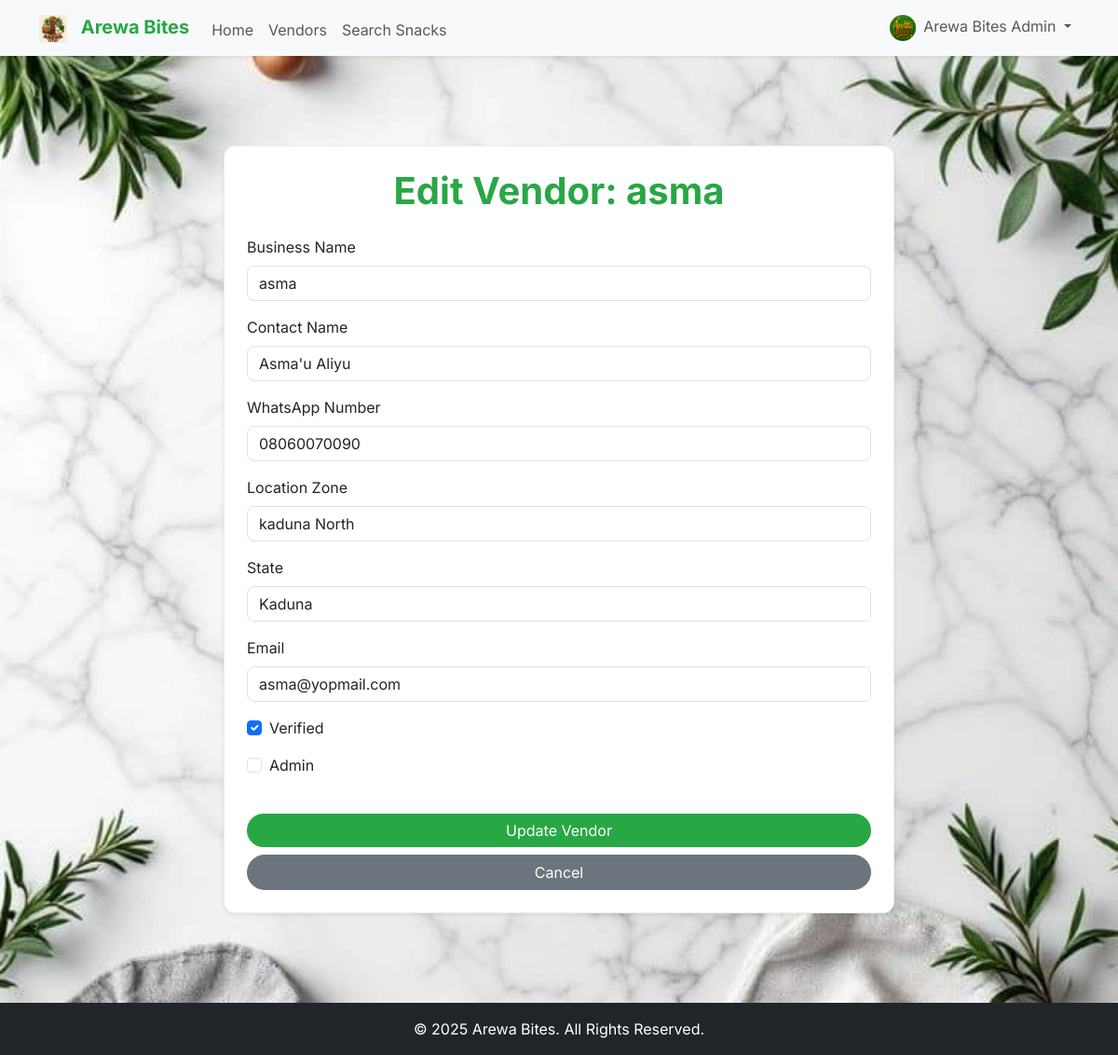
/admin/edit_vendor/1 (signed in), run on the app's committed database.
### app/models.py (models this page shows, shortened)
class Vendor(db.Model, UserMixin):
    id = db.Column(db.Integer, primary_key=True)
    business_name = db.Column(db.String(100), unique=True, nullable=False)
    contact_name = db.Column(db.String(100), nullable=False)
    whatsapp_number = db.Column(db.String(20), unique=True, nullable=False)
    location_zone = db.Column(db.String(100), nullable=False)
    state = db.Column(db.String(100), nullable=False)
    email = db.Column(db.String(120), unique=True, nullable=False)
    password = db.Column(db.String(200), nullable=False)
    logo_url = db.Column(db.String(200), nullable=False, default='logos/default.png')
    is_admin = db.Column(db.Boolean, default=False)
    is_verified = db.Column(db.Boolean, default=False)
    referral_code = db.Column(db.String(10), unique=True, nullable=False)
    referred_by = db.Column(db.Integer, db.ForeignKey('vendor.id'))
    snacks = db.relationship('Snack', backref='vendor', lazy=True, cascade="all, delete-orphan")
    referrals = db.relationship('Vendor', backref=db.backref('referrer', remote_side=[id]), lazy=True)

### app/routes.py (the view)
@main.route("/admin/edit_vendor/<int:vendor_id>", methods=['GET', 'POST'])
@admin_only
def admin_edit_vendor(vendor_id):
    vendor = db.session.get(Vendor, vendor_id)
    if not vendor:
        flash('Vendor not found.', 'danger')
        return redirect(url_for('main.admin_dashboard'))
    form = VendorEditForm(obj=vendor)
    if form.validate_on_submit():
        form.populate_obj(vendor)
        db.session.commit()
        flash('Vendor details updated successfully!', 'success')
        return redirect(url_for('main.admin_dashboard'))
    return render_template('admin_edit_vendor.html', form=form, vendor=vendor)

### app/forms.py
class VendorEditForm(FlaskForm):
    business_name = StringField('Business Name', validators=[DataRequired(), Length(min=2, max=100)])
    contact_name = StringField('Contact Name', validators=[DataRequired(), Length(min=2, max=100)])
    whatsapp_number = StringField('WhatsApp Number', validators=[DataRequired(), Length(min=10, max=20)])
    location_zone = StringField('Location Zone', validators=[DataRequired(), Length(min=2, max=100)])
    state = StringField('State', validators=[DataRequired(), Length(min=2, max=100)])
    email = StringField('Email', validators=[DataRequired(), Email()])
    is_verified = BooleanField('Verified')
    is_admin = BooleanField('Admin')
    submit = SubmitField('Update Vendor')

### app/__init__.py (called while the page is built)
def create_app(config_class=Config):
    app = Flask(__name__)
    app.config.from_object(config_class)
    db.init_app(app)
    bcrypt.init_app(app)
    login_manager.init_app(app)
    csrf.init_app(app)
    migrate.init_app(app, db)
    socketio.init_app(app)
    @app.context_processor
    def inject_globals():
        current_vendor = None
        if 'vendor_id' in session:
            from app.models import Vendor
            current_vendor = db.session.get(Vendor, session.get('vendor_id'))
        return {
            'now': datetime.utcnow(),
            'current_vendor': current_vendor
        }
    from app.routes import main
    app.register_blueprint(main)
    return app

### app/routes.py (called while the page is built)
@login_manager.user_loader
def load_user(user_id):
    return db.session.get(Vendor, int(user_id))

def admin_only(f):
    @wraps(f)
    def decorated_function(*args, **kwargs):
        vendor_id = session.get('vendor_id')
        if not vendor_id:
            flash('Please log in to access this page.', 'danger')
            return redirect(url_for('main.login'))
        vendor = db.session.get(Vendor, vendor_id)
        if not vendor or not vendor.is_admin:
            flash('You do not have permission to access this page.', 'danger')
            return redirect(url_for('main.home'))
        return f(*args, **kwargs)
    return decorated_function

@main.context_processor
def inject_globals():
    current_vendor = None
    if 'vendor_id' in session:
        current_vendor = db.session.get(Vendor, session.get('vendor_id'))
    return {
        'now': datetime.utcnow(),
        'current_vendor': current_vendor
    }

### app/templates/admin_edit_vendor.html (shortened to what this page needs)
{% extends "base.html" %}
{% block content %}
<div class="container my-5">
    <div class="row justify-content-center">
        <div class="col-md-8">
            <div class="card p-4 shadow-sm arewa-card">
                <h1 class="text-center arewa-text-green mb-4 fw-bold">Edit Vendor: {{ vendor.business_name }}</h1>
                <form method="POST" action="{{ url_for('main.admin_edit_vendor', vendor_id=vendor.id) }}" novalidate>
                    <div class="mb-3">
                        {{ form.business_name.label(class="form-label") }}
                        {{ form.business_name(class="form-control") }}
                    </div>
                    <div class="mb-3">
                        {{ form.contact_name.label(class="form-label") }}
                        {{ form.contact_name(class="form-control") }}
                    </div>
                    <div class="mb-3">
                        {{ form.whatsapp_number.label(class="form-label") }}
                        {{ form.whatsapp_number(class="form-control") }}
                    </div>
                    <div class="mb-3">
                        {{ form.location_zone.label(class="form-label") }}
                        {{ form.location_zone(class="form-control") }}
                    </div>
                    <div class="mb-3">
                        {{ form.state.label(class="form-label") }}
                        {{ form.state(class="form-control") }}
                    </div>
                    <div class="mb-3">
                        {{ form.email.label(class="form-label") }}
                        {{ form.email(class="form-control") }}
                    </div>
                    <div class="form-check mb-3">
                        {{ form.is_verified(class="form-check-input") }}
                        {{ form.is_verified.label(class="form-check-label") }}
                    </div>
                    <div class="form-check mb-3">
                        {{ form.is_admin(class="form-check-input") }}
                        {{ form.is_admin.label(class="form-check-label") }}
                    </div>
                    <div class="d-grid gap-2">
                        {{ form.submit(class="btn btn-arewa-primary w-100 mt-4 rounded-pill") }}
                        <a href="{{ url_for('main.admin_dashboard') }}" class="btn btn-secondary w-100 rounded-pill">Cancel</a>
                    </div>
                </form>
            </div>
        </div>
    </div>
</div>
{% endblock %}

### app/templates/base.html (shortened to what this page needs)
<!DOCTYPE html>
<html lang="en">
<head>
    <link rel="stylesheet" href="{{ url_for('static', filename='css/bootstrap.min.css') }}">
    <link rel="stylesheet" href="https://cdnjs.cloudflare.com/ajax/libs/font-awesome/6.4.0/css/all.min.css" />
    <link rel="stylesheet" href="{{ url_for('static', filename='css/style.css') }}">
</head>
<body class="bg-light d-flex flex-column min-vh-100">
    <nav class="navbar navbar-expand-lg bg-light shadow-sm">
        <div class="container">
            <a class="navbar-brand fw-bold" href="{{ url_for('main.home') }}">
                <img src="{{ url_for('static', filename='logos/arewa_logo.png') }}" alt="Arewa Bites Logo" style="height: 30px; margin-right: 10px;"> <span class="arewa-text-green">Arewa Bites</span>
            </a>
            <div class="collapse navbar-collapse" id="navbarNav">
                <ul class="navbar-nav me-auto mb-2 mb-lg-0">
                    <li class="nav-item">
                        <a class="nav-link nav-link-item" href="{{ url_for('main.home') }}">Home</a>
                    </li>
                    <li class="nav-item">
                        <a class="nav-link nav-link-item" href="{{ url_for('main.list_vendors') }}">Vendors</a>
                    </li>
                    <li class="nav-item">
                        <a class="nav-link nav-link-item" href="{{ url_for('main.search_snacks') }}">Search Snacks</a>
                    </li>
                </ul>
                <ul class="navbar-nav">
                    {% if current_vendor %}
                        <li class="nav-item dropdown">
                            <a class="nav-link dropdown-toggle" href="#" id="navbarDropdown" role="button" data-bs-toggle="dropdown" aria-expanded="false">
                                <img src="{{ url_for('static', filename=current_vendor.logo_url) }}" class="rounded-circle me-1" alt="Logo" style="width: 28px; height: 28px; object-fit: cover;">
                                {{ current_vendor.business_name }}
                            </a>
                        </li>
                    {% endif %}
                </ul>
            </div>
        </div>
    </nav>
    <main class="container mt-5 flex-grow-1">
        {% block content %}{% endblock %}
    </main>
    <footer class="mt-5 py-3 bg-dark text-white text-center">
        <div class="container">
            <p class="mb-0">&copy; {{ now.year }} Arewa Bites. All Rights Reserved.</p>
        </div>
    </footer>
</body>
</html>

### app/static/css/style.css (style rules this page uses)
body { background-color: #F8F9FA; background-image: url("../images/traditional_food_pattern.png"); background-repeat: no-repeat; background-position: center center; background-size: cover; background-attachment: fixed; color: #343A40; font-family: 'Inter', sans-serif; font-size: 1rem; line-height: 1.5; }
.arewa-text-green { color: #28A745 !important; }
.arewa-card { background-color: #FFFFFF; border: 1px solid #E9ECEF; border-radius: 12px; box-shadow: 0 8px 16px rgba(40, 167, 69, 0.15); }
.form-control, .btn, .badge { border-radius: 8px; }
.btn-arewa-primary { background-color: #28A745; color: white; border: none; }
.nav-link-item { position: relative; padding-bottom: 5px; transition: color 0.3s ease-in-out; }
.nav-link-item::after { content: ''; position: absolute; width: 0; height: 2px; bottom: 0; left: 0; background-color: #28A745; transition: width 0.3s ease-in-out; }
h1.arewa-text-green { font-weight: bold; }
.rounded-pill { padding-left: 1.5rem; padding-right: 1.5rem; }
.navbar-brand img { height: 30px; margin-right: 10px; }

### data on the page
Vendor: logo_url (picture), business_name "Arewa Bites Admin"
Vendor: business_name "asma", contact_name "Asma'u Aliyu", whatsapp_number "08060070090", location_zone "kaduna North", state "Kaduna", email "asma@yopmail.com", is_verified "☑"
